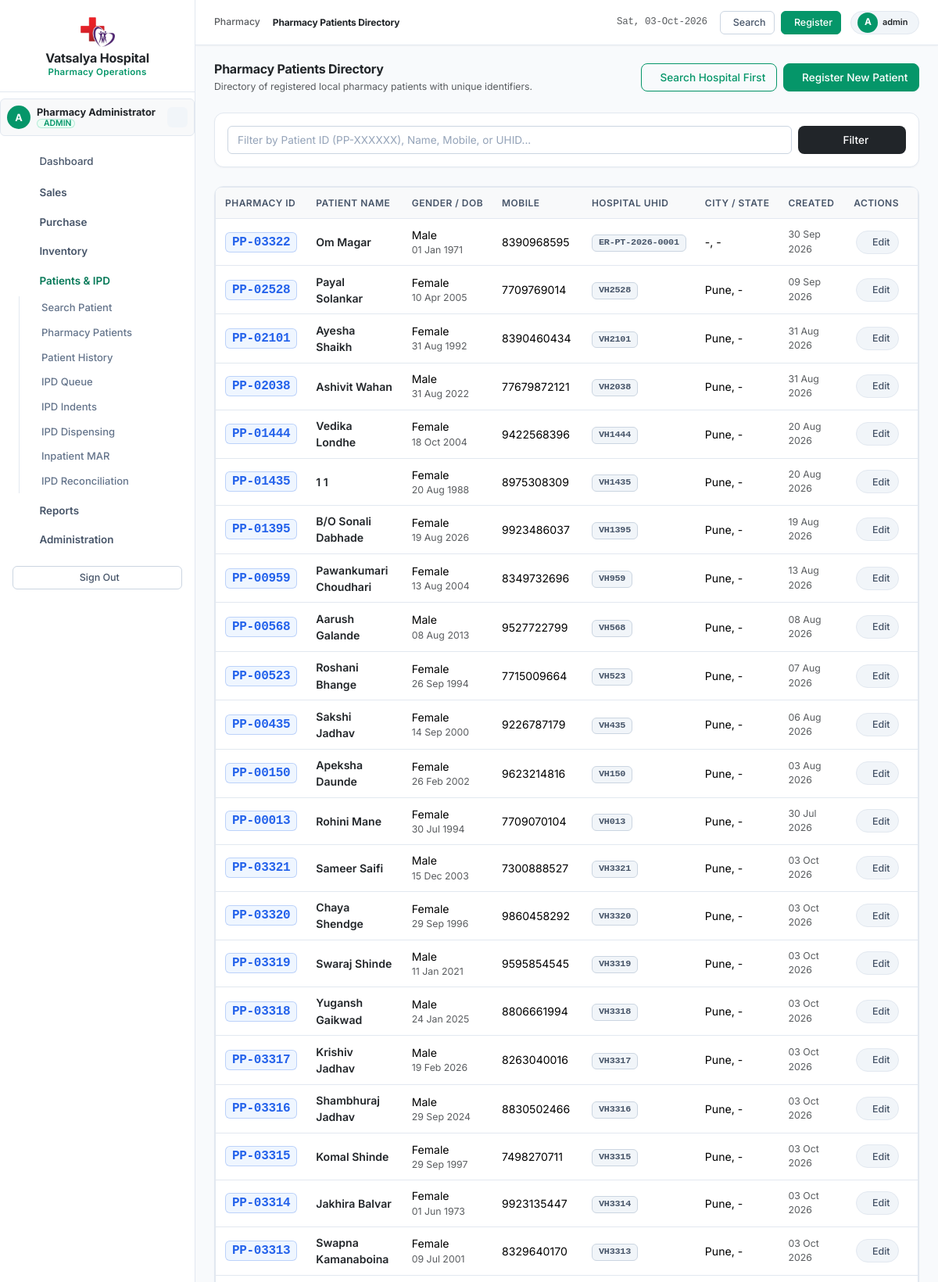
The app's page /modules/patients/list.php (signed in, upper part) with its own data.
### tables this page shows
CREATE TABLE `pharmacy_patients` (
  `id` int(11) NOT NULL AUTO_INCREMENT,
  `pharmacy_patient_no` varchar(30) NOT NULL,
  `hospital_patient_id` int(11) DEFAULT NULL,
  `hospital_uhid` varchar(50) DEFAULT NULL,
  `name` varchar(100) NOT NULL,
  `mobile` varchar(20) DEFAULT NULL,
  `gender` enum('Male','Female','Other') NOT NULL DEFAULT 'Other',
  `date_of_birth` date DEFAULT NULL,
  `address` text DEFAULT NULL,
  `city` varchar(50) DEFAULT NULL,
  `state` varchar(50) DEFAULT NULL,
  `pincode` varchar(10) DEFAULT NULL,
  `doctor_id` int(11) DEFAULT NULL,
  `status` enum('Active','Inactive') NOT NULL DEFAULT 'Active',
  `created_at` datetime NOT NULL DEFAULT current_timestamp(),
  `updated_at` datetime NOT NULL DEFAULT current_timestamp() ON UPDATE current_timestamp(),
  PRIMARY KEY (`id`),
  UNIQUE KEY `pharmacy_patient_no` (`pharmacy_patient_no`),
  KEY `idx_mobile` (`mobile`),
  KEY `idx_hospital_uhid` (`hospital_uhid`),
  KEY `idx_hospital_patient` (`hospital_patient_id`),
  KEY `idx_name` (`name`)
);

### includes/functions.php (called while the page is built, shortened)
<?php
if (!function_exists('sanitize')) {
    function sanitize(?string $val): string
    {
        return htmlspecialchars(trim($val ?? ''), ENT_QUOTES, 'UTF-8');
    }
}
if (!function_exists('format_date')) {
    function format_date(?string $date, string $format = 'd M Y'): string
    {
        return date($format, strtotime($date));
    }
}

### modules/patients/list.php (the view, shortened to what this page needs)
<?php
require_once __DIR__ . '/../../config/session.php';
require_once __DIR__ . '/../../includes/functions.php';
$term = trim($_GET['q'] ?? '');
if ($term !== '') {
    $stmt = $pdo->prepare("
        SELECT * FROM pharmacy_patients
        WHERE (pharmacy_patient_no LIKE ? OR name LIKE ? OR mobile LIKE ? OR hospital_uhid LIKE ?)
        ORDER BY id DESC LIMIT 100
    ");
    $like = '%' . $term . '%';
    $stmt->execute([$like, $like, $like, $like]);
} else {
    $stmt = $pdo->query("SELECT * FROM pharmacy_patients ORDER BY id DESC LIMIT 100");
}
$patients = $stmt->fetchAll();
include __DIR__ . '/../../includes/header.php';
include __DIR__ . '/../../includes/sidebar.php';
include __DIR__ . '/../../includes/navbar.php';
?>
<div class="d-flex justify-content-between align-items-center mb-4 flex-wrap gap-2">
    <div>
        <h4 class="fw-bold mb-1 text-dark">
            <i class="ti ti-users text-emerald me-1.5"></i> Pharmacy Patients Directory
        </h4>
        <p class="text-muted small mb-0">Directory of registered local pharmacy patients with unique identifiers.</p>
    </div>
    <div class="d-flex gap-2">
        <a href="<?= BASE_URL ?>modules/patients/search.php" class="btn btn-outline-primary shadow-xs">
            <i class="ti ti-search me-1"></i> Search Hospital First
        </a>
        <a href="<?= BASE_URL ?>modules/patients/register.php" class="btn btn-emerald shadow-xs">
            <i class="ti ti-user-plus me-1"></i> Register New Patient
        </a>
    </div>
</div>
<div class="card card-custom mb-4 p-3">
    <form method="GET" action="" class="row g-2">
        <div class="col-md-10">
            <input type="text" name="q" class="form-control" value="<?= sanitize($term) ?>" placeholder="Filter by Patient ID (PP-XXXXXX), Name, Mobile, or UHID...">
        </div>
        <div class="col-md-2">
            <button type="submit" class="btn btn-dark w-100"><i class="ti ti-filter me-1"></i> Filter</button>
        </div>
    </form>
</div>
<div class="card card-custom">
    <div class="card-body p-0">
        <?php if (empty($patients)): ?>
            <div class="text-center py-5 text-muted">
                <i class="ti ti-user-off fs-1 text-secondary mb-2 d-block"></i>
                <p class="mb-2">No pharmacy patients found.</p>
                <a href="<?= BASE_URL ?>modules/patients/register.php" class="btn btn-sm btn-emerald">
                    <i class="ti ti-plus me-1"></i> Register Pharmacy Patient
                </a>
            </div>
        <?php else: ?>
            <div class="table-responsive">
                <table class="table table-hover align-middle mb-0" style="font-size: 0.88rem;">
                    <thead class="table-light">
                        <tr>
                            <th>Pharmacy ID</th>
                            <th>Patient Name</th>
                            <th>Gender / DOB</th>
                            <th>Mobile</th>
                            <th>Hospital UHID</th>
                            <th>City / State</th>
                            <th>Created</th>
                            <th class="text-end pe-4">Actions</th>
                        </tr>
                    </thead>
                    <tbody>
                        <?php foreach ($patients as $p): ?>
                            <tr>
                                <td>
                                    <span class="badge bg-primary-subtle text-primary font-monospace fw-bold fs-6">
                                        <?= sanitize($p['pharmacy_patient_no']) ?>
                                    </span>
                                </td>
                                <td class="fw-semibold text-dark"><?= sanitize($p['name']) ?></td>
                                <td>
                                    <div><?= sanitize($p['gender']) ?></div>
                                    <div class="text-muted small"><?= format_date($p['date_of_birth']) ?></div>
                                </td>
                                <td><?= sanitize($p['mobile'] ?: '-') ?></td>
                                <td>
                                    <?php if ($p['hospital_uhid']): ?>
                                        <span class="badge bg-secondary-subtle text-secondary font-monospace"><?= sanitize($p['hospital_uhid']) ?></span>
                                    <?php else: ?>
                                        <span class="text-muted small">Walk-in</span>
                                    <?php endif; ?>
                                </td>
                                <td><?= sanitize($p['city'] ?: '-') ?>, <?= sanitize($p['state'] ?: '-') ?></td>
                                <td class="text-muted small"><?= format_date($p['created_at']) ?></td>
                                <td class="text-end pe-4">
                                    <a href="register.php?edit_id=<?= $p['id'] ?>" class="btn btn-sm btn-light border rounded-pill px-2.5 text-nowrap" title="Edit Patient Details">
                                        <i class="ti ti-edit text-emerald me-1"></i>Edit
                                    </a>
                                </td>
                            </tr>
                        <?php endforeach; ?>
                    </tbody>
                </table>
            </div>
        <?php endif; ?>
    </div>
</div>
<?php
include __DIR__ . '/../../includes/footer.php';
?>

### records on screen
pharmacy_patients: pharmacy_patient_no "PP-03322", name "Om Magar", gender "Male", date_of_birth "01 Jan 1971", mobile "8390968595", hospital_uhid "ER-PT-2026-0001", city "-", state "-", created_at "30 Sep 2026"
pharmacy_patients: pharmacy_patient_no "PP-02528", name "Payal Solankar", gender "Female", date_of_birth "10 Apr 2005", mobile "7709769014", hospital_uhid "VH2528", city "Pune", state "-", created_at "09 Sep 2026"
pharmacy_patients: pharmacy_patient_no "PP-02101", name "Ayesha Shaikh", gender "Female", date_of_birth "31 Aug 1992", mobile "8390460434", hospital_uhid "VH2101", city "Pune", state "-", created_at "31 Aug 2026"
pharmacy_patients: pharmacy_patient_no "PP-02038", name "Ashivit Wahan", gender "Male", date_of_birth "31 Aug 2022", mobile "77679872121", hospital_uhid "VH2038", city "Pune", state "-", created_at "31 Aug 2026"
pharmacy_patients: pharmacy_patient_no "PP-01444", name "Vedika Londhe", gender "Female", date_of_birth "18 Oct 2004", mobile "9422568396", hospital_uhid "VH1444", city "Pune", state "-", created_at "20 Aug 2026"
pharmacy_patients: pharmacy_patient_no "PP-01435", name "1 1", gender "Female", date_of_birth "20 Aug 1988", mobile "8975308309", hospital_uhid "VH1435", city "Pune", state "-", created_at "20 Aug 2026"
pharmacy_patients: pharmacy_patient_no "PP-01395", name "B/O Sonali Dabhade", gender "Female", date_of_birth "19 Aug 2026", mobile "9923486037", hospital_uhid "VH1395", city "Pune", state "-", created_at "19 Aug 2026"
pharmacy_patients: pharmacy_patient_no "PP-00959", name "Pawankumari Choudhari", gender "Female", date_of_birth "13 Aug 2004", mobile "8349732696", hospital_uhid "VH959", city "Pune", state "-", created_at "13 Aug 2026"
pharmacy_patients: pharmacy_patient_no "PP-00568", name "Aarush Galande", gender "Male", date_of_birth "08 Aug 2013", mobile "9527722799", hospital_uhid "VH568", city "Pune", state "-", created_at "08 Aug 2026"
pharmacy_patients: pharmacy_patient_no "PP-00523", name "Roshani Bhange", gender "Female", date_of_birth "26 Sep 1994", mobile "7715009664", hospital_uhid "VH523", city "Pune", state "-", created_at "07 Aug 2026"
pharmacy_patients: pharmacy_patient_no "PP-00435", name "Sakshi Jadhav", gender "Female", date_of_birth "14 Sep 2000", mobile "9226787179", hospital_uhid "VH435", city "Pune", state "-", created_at "06 Aug 2026"
pharmacy_patients: pharmacy_patient_no "PP-00150", name "Apeksha Daunde", gender "Female", date_of_birth "26 Feb 2002", mobile "9623214816", hospital_uhid "VH150", city "Pune", state "-", created_at "03 Aug 2026"
pharmacy_patients: pharmacy_patient_no "PP-00013", name "Rohini Mane", gender "Female", date_of_birth "30 Jul 1994", mobile "7709070104", hospital_uhid "VH013", city "Pune", state "-", created_at "30 Jul 2026"
pharmacy_patients: pharmacy_patient_no "PP-03321", name "Sameer Saifi", gender "Male", date_of_birth "15 Dec 2003", mobile "7300888527", hospital_uhid "VH3321", city "Pune", state "-", created_at "03 Oct 2026"
pharmacy_patients: pharmacy_patient_no "PP-03320", name "Chaya Shendge", gender "Female", date_of_birth "29 Sep 1996", mobile "9860458292", hospital_uhid "VH3320", city "Pune", state "-", created_at "03 Oct 2026"
pharmacy_patients: pharmacy_patient_no "PP-03319", name "Swaraj Shinde", gender "Male", date_of_birth "11 Jan 2021", mobile "9595854545", hospital_uhid "VH3319", city "Pune", state "-", created_at "03 Oct 2026"
pharmacy_patients: pharmacy_patient_no "PP-03318", name "Yugansh Gaikwad", gender "Male", date_of_birth "24 Jan 2025", mobile "8806661994", hospital_uhid "VH3318", city "Pune", state "-", created_at "03 Oct 2026"
pharmacy_patients: pharmacy_patient_no "PP-03317", name "Krishiv Jadhav", gender "Male", date_of_birth "19 Feb 2026", mobile "8263040016", hospital_uhid "VH3317", city "Pune", state "-", created_at "03 Oct 2026"
pharmacy_patients: pharmacy_patient_no "PP-03316", name "Shambhuraj Jadhav", gender "Male", date_of_birth "29 Sep 2024", mobile "8830502466", hospital_uhid "VH3316", city "Pune", state "-", created_at "03 Oct 2026"
pharmacy_patients: pharmacy_patient_no "PP-03315", name "Komal Shinde", gender "Female", date_of_birth "29 Sep 1997", mobile "7498270711", hospital_uhid "VH3315", city "Pune", state "-", created_at "03 Oct 2026"
pharmacy_patients: pharmacy_patient_no "PP-03314", name "Jakhira Balvar", gender "Female", date_of_birth "01 Jun 1973", mobile "9923135447", hospital_uhid "VH3314", city "Pune", state "-", created_at "03 Oct 2026"
pharmacy_patients: pharmacy_patient_no "PP-03313", name "Swapna Kamanaboina", gender "Female", date_of_birth "09 Jul 2001", mobile "8329640170", hospital_uhid "VH3313", city "Pune", state "-", created_at "03 Oct 2026"

### other values on screen
substr($user['username'] ?? 'P', 0, 1) "A"
$user['full_name'] "Pharmacy Administrator"
$user['role_name'] "ADMIN"
$page_title "Pharmacy Patients Directory"
$user['username'] "admin"
